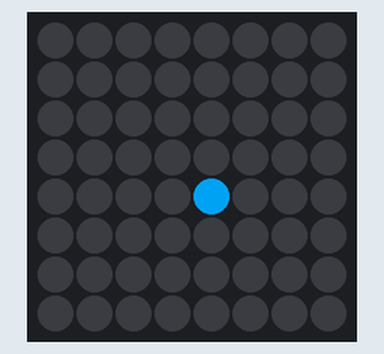
Simulated run of this program. Board: Raspberry Pi (BCM pin numbers) with a Sense HAT. On the bench: the Sense HAT's 8×8 RGB LED matrix. Random numbers come from a fixed seed. At 3.2 s the program stops and its outputs stay as they are.

Above: at 0.03 s.
At 0.43 s:
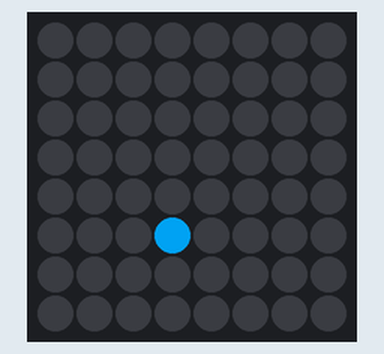
At 0.83 s:
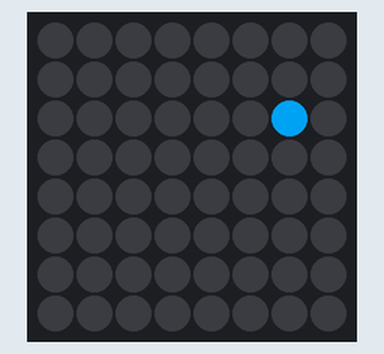
At 1.63 s:
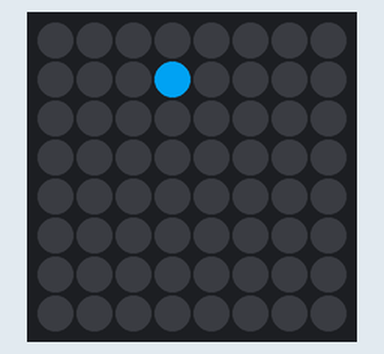
At 2.39 s:
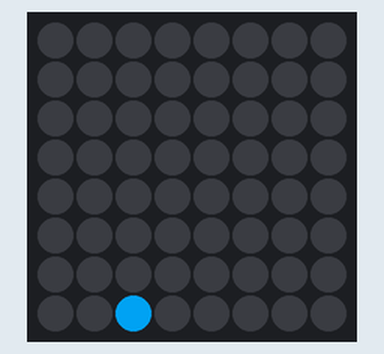
At 3.19 s:
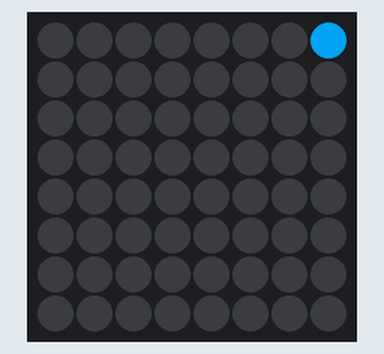

The program:

singlespiral.py
```python
# singlespiral.py
from sense_hat import SenseHat
import time
import random
sense = SenseHat()


def spiral(X, Y):
    x = y = 0
    dx = 0
    dy = -1
    c = [random.randrange(0, 255), random.randrange(
        0, 255), random.randrange(0, 255)]
    b = [0, 0, 0]
    for i in range(max(X, Y)**2):
        if (-X/2 < x <= X/2) and (-Y/2 < y <= Y/2):
            sense.set_pixel(abs(x-4), abs(y-4), c)
            time.sleep(0.05)
            sense.set_pixel(abs(x-4), abs(y-4), b)
        if x == y or (x < 0 and x == -y) or (x > 0 and x == 1-y):
            dx, dy = -dy, dx
        x, y = x+dx, y+dy


try:

    spiral(8, 8)
    sense.clear()
except KeyboardInterrupt:
    sense.clear()
```
